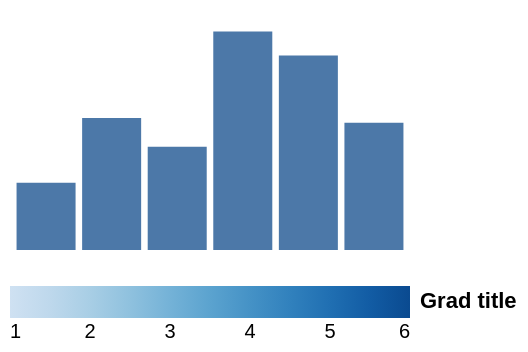

Vega-Lite specification stored for this chart:
### Vega specification from a JSON file in a GitHub repository (floating-point values rounded to 4 significant figures)
{"width": 200, "height": 120, "padding": 5, "data": [{"name": "t", "values": [{"a": "Alpha", "b": 28, "c": "x", "d": 1}, {"a": "Bravo", "b": 55, "c": "y", "d": 2}, {"a": "Charlie", "b": 43, "c": "x", "d": 3}, {"a": "Delta", "b": 91, "c": "z", "d": 4}, {"a": "Echo", "b": 81, "c": "y", "d": 5}, {"a": "Foxtrot", "b": 53, "c": "z", "d": 6}]}], "scales": [{"name": "x", "type": "band", "domain": {"data": "t", "field": "a"}, "range": "width", "padding": 0.1}, {"name": "y", "type": "linear", "domain": {"data": "t", "field": "b"}, "range": "height", "nice": true}, {"name": "color", "type": "ordinal", "domain": {"data": "t", "field": "c"}, "range": {"scheme": "category10"}}, {"name": "ramp", "type": "linear", "domain": {"data": "t", "field": "d"}, "range": {"scheme": "blues"}}, {"name": "size", "type": "linear", "domain": {"data": "t", "field": "b"}, "range": [10, 200]}, {"name": "shape", "type": "ordinal", "domain": {"data": "t", "field": "c"}, "range": "symbol"}, {"name": "quant", "type": "quantize", "domain": [0, 100], "range": {"scheme": "greens", "count": 4}}], "marks": [{"type": "rect", "from": {"data": "t"}, "encode": {"enter": {"x": {"scale": "x", "field": "a"}, "width": {"scale": "x", "band": 1}, "y": {"scale": "y", "field": "b"}, "y2": {"scale": "y", "value": 0}}}}], "legends": [{"fill": "ramp", "type": "gradient", "direction": "horizontal", "title": "Grad title", "titleOrient": "right", "titleAnchor": "middle", "orient": "bottom"}]}
